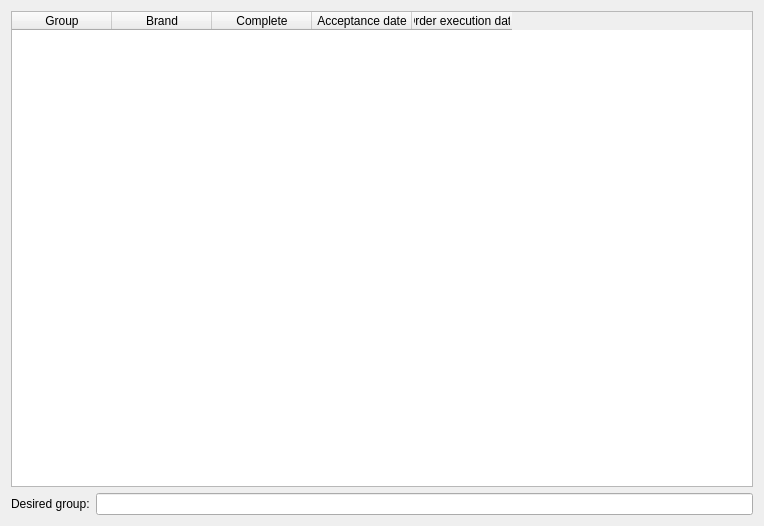
<?xml version="1.0" encoding="UTF-8"?>
<ui version="4.0">
 <class>GroupComplete</class>
 <widget class="QDialog" name="GroupComplete">
  <property name="geometry">
   <rect>
    <x>0</x>
    <y>0</y>
    <width>764</width>
    <height>526</height>
   </rect>
  </property>
  <property name="windowTitle">
   <string>Group complete</string>
  </property>
  <layout class="QVBoxLayout" name="verticalLayout">
   <item>
    <widget class="QTableWidget" name="tableWidget">
     <column>
      <property name="text">
       <string>Group</string>
      </property>
     </column>
     <column>
      <property name="text">
       <string>Brand</string>
      </property>
     </column>
     <column>
      <property name="text">
       <string>Complete</string>
      </property>
     </column>
     <column>
      <property name="text">
       <string>Acceptance date</string>
      </property>
     </column>
     <column>
      <property name="text">
       <string>Order execution date</string>
      </property>
     </column>
    </widget>
   </item>
   <item>
    <layout class="QHBoxLayout" name="horizontalLayout">
     <item>
      <widget class="QLabel" name="label">
       <property name="text">
        <string>Desired group:</string>
       </property>
      </widget>
     </item>
     <item>
      <widget class="QLineEdit" name="lineEdit"/>
     </item>
    </layout>
   </item>
  </layout>
 </widget>
 <resources/>
 <connections/>
</ui>
